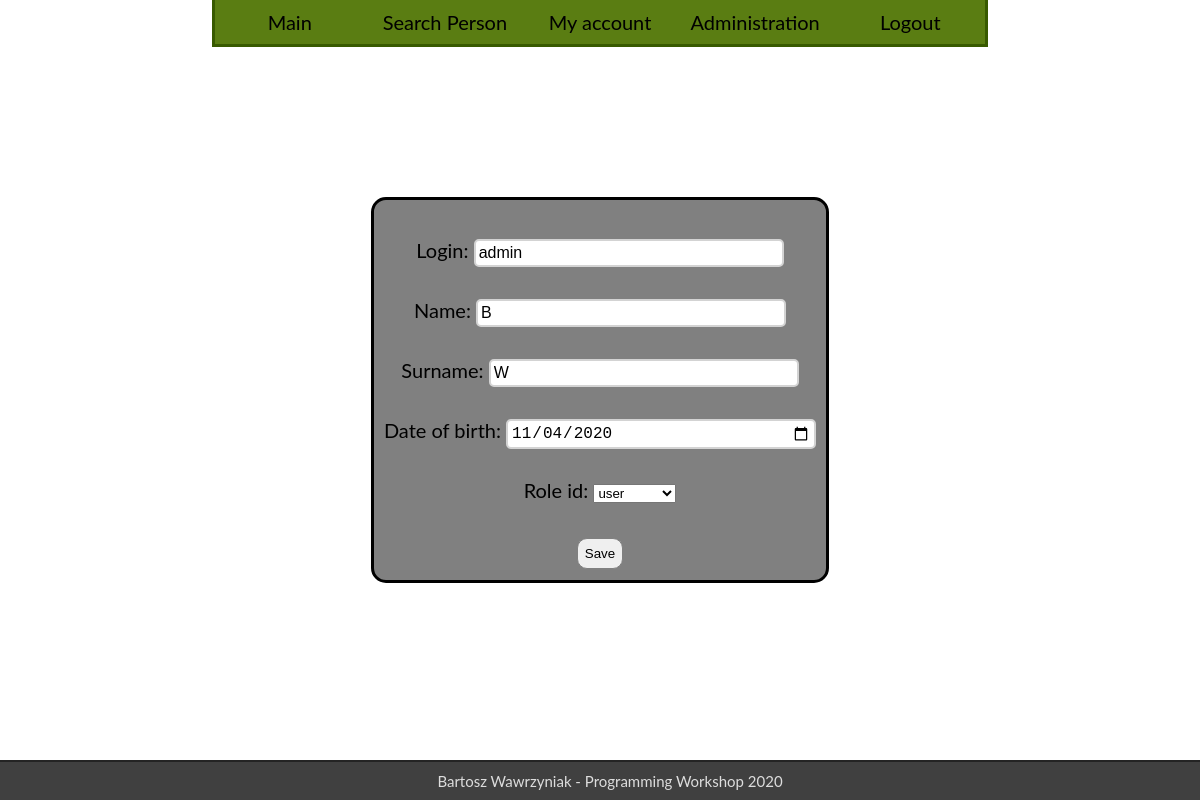
The app's page /users/detail/10 (signed in), older data.
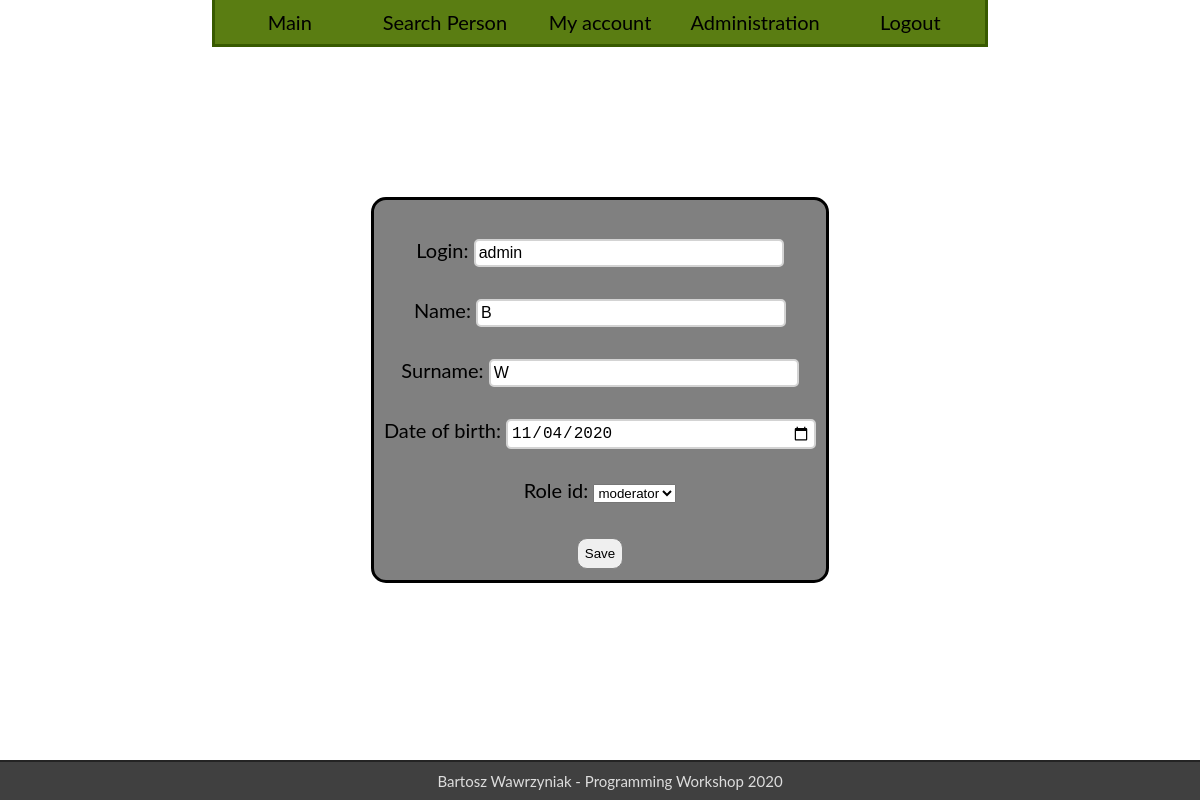
The same page, newer data.
### users/models.py (models this page shows)
class User(AbstractBaseUser):
    login = models.CharField(max_length=30, unique=True)
    name = models.CharField(max_length=20)
    surname = models.CharField(max_length=30)
    date_of_birth = models.DateField()
    role_id = models.ForeignKey(Role, on_delete=models.SET_NULL, null=True)
    is_deleted = models.BooleanField(default=False)
    objects = BaseUserManager()
    REQUIRED_FIELDS = ['name', 'surname', 'date_of_birth', 'role_id']
    USERNAME_FIELD = 'login'
    @property
    def admin(self):
        return self.role_id.role_name == 'admin'
    @property
    def moderator(self):
        return self.role_id.role_name == 'moderator' or self.admin

### users/views.py (the view, shortened to what this page needs)
class DetailView(LoginRequiredMixin, View):
    login_url = 'users:login'
    redirect_field_name = 'redirect'
    change_form = modelform_factory(User, form=UserForm, exclude=('password', 'role_id', 'id', 'is_deleted'))
    admin_change_form = modelform_factory(User, form=UserForm, exclude=('password', 'id', 'is_deleted'))
    template = 'users/detail.html'
    def get(self, request, user_id=None):
        user = request.user
        form = self.change_form
        if user_id and user.moderator:
            user = User.objects.get(pk=user_id)
            if request.user.admin:
                form = self.admin_change_form
        return render(request, self.template, {'form': form(instance=user), 'admin': user_id})

### users/models.py (called while the page is built)
    def __str__(self):
        return self.role_name

### templates/users/detail.html (shortened to what this page needs)
{% extends 'base.html' %}
{% load static %}
{% block content %}
    <div style="height: 150px"></div>
    <form method="post">
        {{ form.as_p }}
        <input type="submit" value="Save" name="save">
    </form>
{% endblock %}

Row changes from the older to the newer data that the page shows:
changed User "admin": role_id "user" → "moderator"
